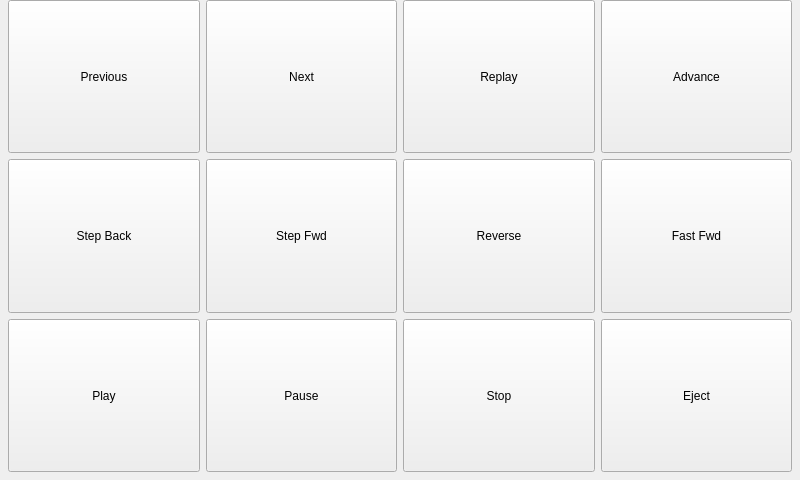
<?xml version="1.0" encoding="UTF-8"?>
<ui version="4.0">
 <class>PIRMediaForm</class>
 <widget class="QWidget" name="PIRMediaForm">
  <property name="geometry">
   <rect>
    <x>0</x>
    <y>0</y>
    <width>800</width>
    <height>480</height>
   </rect>
  </property>
  <property name="windowTitle">
   <string>Form</string>
  </property>
  <layout class="QGridLayout" name="gridLayout">
   <property name="leftMargin">
    <number>8</number>
   </property>
   <property name="topMargin">
    <number>0</number>
   </property>
   <property name="rightMargin">
    <number>8</number>
   </property>
   <property name="bottomMargin">
    <number>8</number>
   </property>
   <item row="0" column="0">
    <widget class="QPushButton" name="mediaPreviousButton">
     <property name="sizePolicy">
      <sizepolicy hsizetype="Expanding" vsizetype="Expanding">
       <horstretch>0</horstretch>
       <verstretch>0</verstretch>
      </sizepolicy>
     </property>
     <property name="text">
      <string>Previous</string>
     </property>
     <property name="icon">
      <iconset resource="../PierogiResources.qrc">
       <normaloff>:/icons/rewind_previous_icon&amp;48.png</normaloff>:/icons/rewind_previous_icon&amp;48.png</iconset>
     </property>
     <property name="iconSize">
      <size>
       <width>48</width>
       <height>48</height>
      </size>
     </property>
    </widget>
   </item>
   <item row="0" column="1">
    <widget class="QPushButton" name="mediaNextButton">
     <property name="sizePolicy">
      <sizepolicy hsizetype="Expanding" vsizetype="Expanding">
       <horstretch>0</horstretch>
       <verstretch>0</verstretch>
      </sizepolicy>
     </property>
     <property name="text">
      <string>Next</string>
     </property>
     <property name="icon">
      <iconset resource="../PierogiResources.qrc">
       <normaloff>:/icons/fastforward_next_icon&amp;48.png</normaloff>:/icons/fastforward_next_icon&amp;48.png</iconset>
     </property>
     <property name="iconSize">
      <size>
       <width>48</width>
       <height>48</height>
      </size>
     </property>
    </widget>
   </item>
   <item row="0" column="2">
    <widget class="QPushButton" name="replayButton">
     <property name="sizePolicy">
      <sizepolicy hsizetype="Expanding" vsizetype="Expanding">
       <horstretch>0</horstretch>
       <verstretch>0</verstretch>
      </sizepolicy>
     </property>
     <property name="text">
      <string>Replay</string>
     </property>
     <property name="icon">
      <iconset resource="../PierogiResources.qrc">
       <normaloff>:/icons/undo_icon&amp;48.png</normaloff>:/icons/undo_icon&amp;48.png</iconset>
     </property>
     <property name="iconSize">
      <size>
       <width>48</width>
       <height>48</height>
      </size>
     </property>
    </widget>
   </item>
   <item row="0" column="3">
    <widget class="QPushButton" name="advanceButton">
     <property name="sizePolicy">
      <sizepolicy hsizetype="Expanding" vsizetype="Expanding">
       <horstretch>0</horstretch>
       <verstretch>0</verstretch>
      </sizepolicy>
     </property>
     <property name="text">
      <string>Advance</string>
     </property>
     <property name="icon">
      <iconset resource="../PierogiResources.qrc">
       <normaloff>:/icons/redo_icon&amp;48.png</normaloff>:/icons/redo_icon&amp;48.png</iconset>
     </property>
     <property name="iconSize">
      <size>
       <width>48</width>
       <height>48</height>
      </size>
     </property>
    </widget>
   </item>
   <item row="1" column="0">
    <widget class="QPushButton" name="stepBackButton">
     <property name="sizePolicy">
      <sizepolicy hsizetype="Expanding" vsizetype="Expanding">
       <horstretch>0</horstretch>
       <verstretch>0</verstretch>
      </sizepolicy>
     </property>
     <property name="text">
      <string>Step Back</string>
     </property>
     <property name="icon">
      <iconset resource="../PierogiResources.qrc">
       <normaloff>:/icons/playback_prev_icon&amp;48.png</normaloff>:/icons/playback_prev_icon&amp;48.png</iconset>
     </property>
     <property name="iconSize">
      <size>
       <width>48</width>
       <height>48</height>
      </size>
     </property>
    </widget>
   </item>
   <item row="1" column="1">
    <widget class="QPushButton" name="stepForwardButton">
     <property name="sizePolicy">
      <sizepolicy hsizetype="Expanding" vsizetype="Expanding">
       <horstretch>0</horstretch>
       <verstretch>0</verstretch>
      </sizepolicy>
     </property>
     <property name="text">
      <string>Step Fwd</string>
     </property>
     <property name="icon">
      <iconset resource="../PierogiResources.qrc">
       <normaloff>:/icons/playback_next_icon&amp;48.png</normaloff>:/icons/playback_next_icon&amp;48.png</iconset>
     </property>
     <property name="iconSize">
      <size>
       <width>48</width>
       <height>48</height>
      </size>
     </property>
    </widget>
   </item>
   <item row="1" column="2">
    <widget class="QPushButton" name="reverseButton">
     <property name="sizePolicy">
      <sizepolicy hsizetype="Expanding" vsizetype="Expanding">
       <horstretch>0</horstretch>
       <verstretch>0</verstretch>
      </sizepolicy>
     </property>
     <property name="text">
      <string>Reverse</string>
     </property>
     <property name="icon">
      <iconset resource="../PierogiResources.qrc">
       <normaloff>:/icons/playback_rew_icon&amp;48.png</normaloff>:/icons/playback_rew_icon&amp;48.png</iconset>
     </property>
     <property name="iconSize">
      <size>
       <width>48</width>
       <height>48</height>
      </size>
     </property>
    </widget>
   </item>
   <item row="1" column="3">
    <widget class="QPushButton" name="fastForwardButton">
     <property name="sizePolicy">
      <sizepolicy hsizetype="Expanding" vsizetype="Expanding">
       <horstretch>0</horstretch>
       <verstretch>0</verstretch>
      </sizepolicy>
     </property>
     <property name="text">
      <string>Fast Fwd</string>
     </property>
     <property name="icon">
      <iconset resource="../PierogiResources.qrc">
       <normaloff>:/icons/playback_ff_icon&amp;48.png</normaloff>:/icons/playback_ff_icon&amp;48.png</iconset>
     </property>
     <property name="iconSize">
      <size>
       <width>48</width>
       <height>48</height>
      </size>
     </property>
    </widget>
   </item>
   <item row="2" column="0">
    <widget class="QPushButton" name="playButton">
     <property name="sizePolicy">
      <sizepolicy hsizetype="Expanding" vsizetype="Expanding">
       <horstretch>0</horstretch>
       <verstretch>0</verstretch>
      </sizepolicy>
     </property>
     <property name="text">
      <string>Play</string>
     </property>
     <property name="icon">
      <iconset resource="../PierogiResources.qrc">
       <normaloff>:/icons/playback_play_icon&amp;48.png</normaloff>:/icons/playback_play_icon&amp;48.png</iconset>
     </property>
     <property name="iconSize">
      <size>
       <width>48</width>
       <height>48</height>
      </size>
     </property>
    </widget>
   </item>
   <item row="2" column="1">
    <widget class="QPushButton" name="pauseButton">
     <property name="sizePolicy">
      <sizepolicy hsizetype="Expanding" vsizetype="Expanding">
       <horstretch>0</horstretch>
       <verstretch>0</verstretch>
      </sizepolicy>
     </property>
     <property name="text">
      <string>Pause</string>
     </property>
     <property name="icon">
      <iconset resource="../PierogiResources.qrc">
       <normaloff>:/icons/playback_pause_icon&amp;48.png</normaloff>:/icons/playback_pause_icon&amp;48.png</iconset>
     </property>
     <property name="iconSize">
      <size>
       <width>48</width>
       <height>48</height>
      </size>
     </property>
    </widget>
   </item>
   <item row="2" column="2">
    <widget class="QPushButton" name="stopButton">
     <property name="sizePolicy">
      <sizepolicy hsizetype="Expanding" vsizetype="Expanding">
       <horstretch>0</horstretch>
       <verstretch>0</verstretch>
      </sizepolicy>
     </property>
     <property name="text">
      <string>Stop</string>
     </property>
     <property name="icon">
      <iconset resource="../PierogiResources.qrc">
       <normaloff>:/icons/playback_stop_icon&amp;48.png</normaloff>:/icons/playback_stop_icon&amp;48.png</iconset>
     </property>
     <property name="iconSize">
      <size>
       <width>48</width>
       <height>48</height>
      </size>
     </property>
    </widget>
   </item>
   <item row="2" column="3">
    <widget class="QPushButton" name="ejectButton">
     <property name="sizePolicy">
      <sizepolicy hsizetype="Expanding" vsizetype="Expanding">
       <horstretch>0</horstretch>
       <verstretch>0</verstretch>
      </sizepolicy>
     </property>
     <property name="text">
      <string>Eject</string>
     </property>
     <property name="icon">
      <iconset resource="../PierogiResources.qrc">
       <normaloff>:/icons/eject_icon&amp;48.png</normaloff>:/icons/eject_icon&amp;48.png</iconset>
     </property>
     <property name="iconSize">
      <size>
       <width>48</width>
       <height>48</height>
      </size>
     </property>
    </widget>
   </item>
  </layout>
 </widget>
 <resources>
  <include location="../PierogiResources.qrc"/>
 </resources>
 <connections>
  <connection>
   <sender>PIRMediaForm</sender>
   <signal>previousEnabled(bool)</signal>
   <receiver>mediaPreviousButton</receiver>
   <slot>setEnabled(bool)</slot>
   <hints>
    <hint type="sourcelabel">
     <x>399</x>
     <y>239</y>
    </hint>
    <hint type="destinationlabel">
     <x>102</x>
     <y>83</y>
    </hint>
   </hints>
  </connection>
  <connection>
   <sender>PIRMediaForm</sender>
   <signal>nextEnabled(bool)</signal>
   <receiver>mediaNextButton</receiver>
   <slot>setEnabled(bool)</slot>
   <hints>
    <hint type="sourcelabel">
     <x>399</x>
     <y>239</y>
    </hint>
    <hint type="destinationlabel">
     <x>300</x>
     <y>83</y>
    </hint>
   </hints>
  </connection>
  <connection>
   <sender>PIRMediaForm</sender>
   <signal>replayEnabled(bool)</signal>
   <receiver>replayButton</receiver>
   <slot>setEnabled(bool)</slot>
   <hints>
    <hint type="sourcelabel">
     <x>399</x>
     <y>239</y>
    </hint>
    <hint type="destinationlabel">
     <x>499</x>
     <y>83</y>
    </hint>
   </hints>
  </connection>
  <connection>
   <sender>PIRMediaForm</sender>
   <signal>advanceEnabled(bool)</signal>
   <receiver>advanceButton</receiver>
   <slot>setEnabled(bool)</slot>
   <hints>
    <hint type="sourcelabel">
     <x>399</x>
     <y>239</y>
    </hint>
    <hint type="destinationlabel">
     <x>697</x>
     <y>83</y>
    </hint>
   </hints>
  </connection>
  <connection>
   <sender>PIRMediaForm</sender>
   <signal>stepBackEnabled(bool)</signal>
   <receiver>stepBackButton</receiver>
   <slot>setEnabled(bool)</slot>
   <hints>
    <hint type="sourcelabel">
     <x>399</x>
     <y>239</y>
    </hint>
    <hint type="destinationlabel">
     <x>102</x>
     <y>241</y>
    </hint>
   </hints>
  </connection>
  <connection>
   <sender>PIRMediaForm</sender>
   <signal>stepForwardEnabled(bool)</signal>
   <receiver>stepForwardButton</receiver>
   <slot>setEnabled(bool)</slot>
   <hints>
    <hint type="sourcelabel">
     <x>399</x>
     <y>239</y>
    </hint>
    <hint type="destinationlabel">
     <x>300</x>
     <y>241</y>
    </hint>
   </hints>
  </connection>
  <connection>
   <sender>PIRMediaForm</sender>
   <signal>reverseEnabled(bool)</signal>
   <receiver>reverseButton</receiver>
   <slot>setEnabled(bool)</slot>
   <hints>
    <hint type="sourcelabel">
     <x>399</x>
     <y>239</y>
    </hint>
    <hint type="destinationlabel">
     <x>499</x>
     <y>241</y>
    </hint>
   </hints>
  </connection>
  <connection>
   <sender>PIRMediaForm</sender>
   <signal>playEnabled(bool)</signal>
   <receiver>playButton</receiver>
   <slot>setEnabled(bool)</slot>
   <hints>
    <hint type="sourcelabel">
     <x>399</x>
     <y>239</y>
    </hint>
    <hint type="destinationlabel">
     <x>102</x>
     <y>399</y>
    </hint>
   </hints>
  </connection>
  <connection>
   <sender>PIRMediaForm</sender>
   <signal>pauseEnabled(bool)</signal>
   <receiver>pauseButton</receiver>
   <slot>setEnabled(bool)</slot>
   <hints>
    <hint type="sourcelabel">
     <x>399</x>
     <y>239</y>
    </hint>
    <hint type="destinationlabel">
     <x>300</x>
     <y>399</y>
    </hint>
   </hints>
  </connection>
  <connection>
   <sender>PIRMediaForm</sender>
   <signal>fastForwardEnabled(bool)</signal>
   <receiver>fastForwardButton</receiver>
   <slot>setEnabled(bool)</slot>
   <hints>
    <hint type="sourcelabel">
     <x>399</x>
     <y>239</y>
    </hint>
    <hint type="destinationlabel">
     <x>697</x>
     <y>241</y>
    </hint>
   </hints>
  </connection>
  <connection>
   <sender>PIRMediaForm</sender>
   <signal>stopEnabled(bool)</signal>
   <receiver>stopButton</receiver>
   <slot>setEnabled(bool)</slot>
   <hints>
    <hint type="sourcelabel">
     <x>399</x>
     <y>239</y>
    </hint>
    <hint type="destinationlabel">
     <x>499</x>
     <y>399</y>
    </hint>
   </hints>
  </connection>
  <connection>
   <sender>PIRMediaForm</sender>
   <signal>ejectEnabled(bool)</signal>
   <receiver>ejectButton</receiver>
   <slot>setEnabled(bool)</slot>
   <hints>
    <hint type="sourcelabel">
     <x>399</x>
     <y>239</y>
    </hint>
    <hint type="destinationlabel">
     <x>697</x>
     <y>399</y>
    </hint>
   </hints>
  </connection>
 </connections>
 <slots>
  <signal>previousEnabled(bool)</signal>
  <signal>nextEnabled(bool)</signal>
  <signal>replayEnabled(bool)</signal>
  <signal>advanceEnabled(bool)</signal>
  <signal>stepBackEnabled(bool)</signal>
  <signal>stepForwardEnabled(bool)</signal>
  <signal>reverseEnabled(bool)</signal>
  <signal>fastForwardEnabled(bool)</signal>
  <signal>playEnabled(bool)</signal>
  <signal>pauseEnabled(bool)</signal>
  <signal>stopEnabled(bool)</signal>
  <signal>ejectEnabled(bool)</signal>
 </slots>
</ui>
